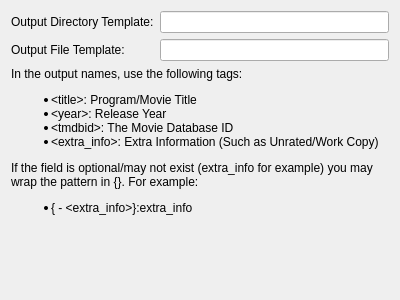
<?xml version="1.0" encoding="UTF-8"?>
<ui version="4.0">
 <class>NMediaManager::NUi::CMovieSettings</class>
 <widget class="QWidget" name="NMediaManager::NUi::CMovieSettings">
  <property name="geometry">
   <rect>
    <x>0</x>
    <y>0</y>
    <width>400</width>
    <height>300</height>
   </rect>
  </property>
  <property name="windowTitle">
   <string>Form</string>
  </property>
  <layout class="QGridLayout" name="gridLayout">
   <item row="0" column="0">
    <widget class="QLabel" name="label_9">
     <property name="text">
      <string>Output Directory Template:</string>
     </property>
    </widget>
   </item>
   <item row="0" column="1">
    <widget class="QLineEdit" name="movieOutDirPattern">
     <property name="sizePolicy">
      <sizepolicy hsizetype="Expanding" vsizetype="Fixed">
       <horstretch>0</horstretch>
       <verstretch>0</verstretch>
      </sizepolicy>
     </property>
     <property name="text">
      <string/>
     </property>
    </widget>
   </item>
   <item row="1" column="0">
    <widget class="QLabel" name="label_7">
     <property name="text">
      <string>Output File Template:</string>
     </property>
    </widget>
   </item>
   <item row="1" column="1">
    <widget class="QLineEdit" name="movieOutFilePattern"/>
   </item>
   <item row="2" column="0" colspan="2">
    <widget class="QLabel" name="label_4">
     <property name="text">
      <string>&lt;html&gt;&lt;head/&gt;&lt;body&gt;&lt;p&gt;In the output names, use the following tags:&lt;/p&gt;&lt;ul style=&quot;margin-top: 0px; margin-bottom: 0px; margin-left: 0px; margin-right: 0px; -qt-list-indent: 1;&quot;&gt;&lt;li style=&quot; margin-top:12px; margin-bottom:0px; margin-left:0px; margin-right:0px; -qt-block-indent:0; text-indent:0px;&quot;&gt;&amp;lt;title&amp;gt;: Program/Movie Title&lt;/li&gt;&lt;li style=&quot; margin-top:0px; margin-bottom:0px; margin-left:0px; margin-right:0px; -qt-block-indent:0; text-indent:0px;&quot;&gt;&amp;lt;year&amp;gt;: Release Year&lt;/li&gt;&lt;li style=&quot; margin-top:0px; margin-bottom:0px; margin-left:0px; margin-right:0px; -qt-block-indent:0; text-indent:0px;&quot;&gt;&amp;lt;tmdbid&amp;gt;: The Movie Database ID&lt;/li&gt;&lt;li style=&quot; margin-top:0px; margin-bottom:12px; margin-left:0px; margin-right:0px; -qt-block-indent:0; text-indent:0px;&quot;&gt;&amp;lt;extra_info&amp;gt;: Extra Information (Such as Unrated/Work Copy)&lt;/li&gt;&lt;/ul&gt;&lt;p&gt;If the field is optional/may not exist (extra_info for example) you may wrap the pattern in {}. For example:&lt;/p&gt;&lt;ul style=&quot;margin-top: 0px; margin-bottom: 0px; margin-left: 0px; margin-right: 0px; -qt-list-indent: 1;&quot;&gt;&lt;li style=&quot; margin-top:0px; margin-bottom:12px; margin-left:0px; margin-right:0px; -qt-block-indent:0; text-indent:0px;&quot;&gt;{ - &amp;lt;extra_info&amp;gt;}:extra_info&lt;br/&gt;&lt;/li&gt;&lt;/ul&gt;&lt;p&gt;&lt;br/&gt;&lt;/p&gt;&lt;/body&gt;&lt;/html&gt;</string>
     </property>
     <property name="wordWrap">
      <bool>true</bool>
     </property>
    </widget>
   </item>
   <item row="3" column="0">
    <spacer name="verticalSpacer_3">
     <property name="orientation">
      <enum>Qt::Vertical</enum>
     </property>
     <property name="sizeHint" stdset="0">
      <size>
       <width>20</width>
       <height>19</height>
      </size>
     </property>
    </spacer>
   </item>
  </layout>
 </widget>
 <resources/>
 <connections/>
</ui>
